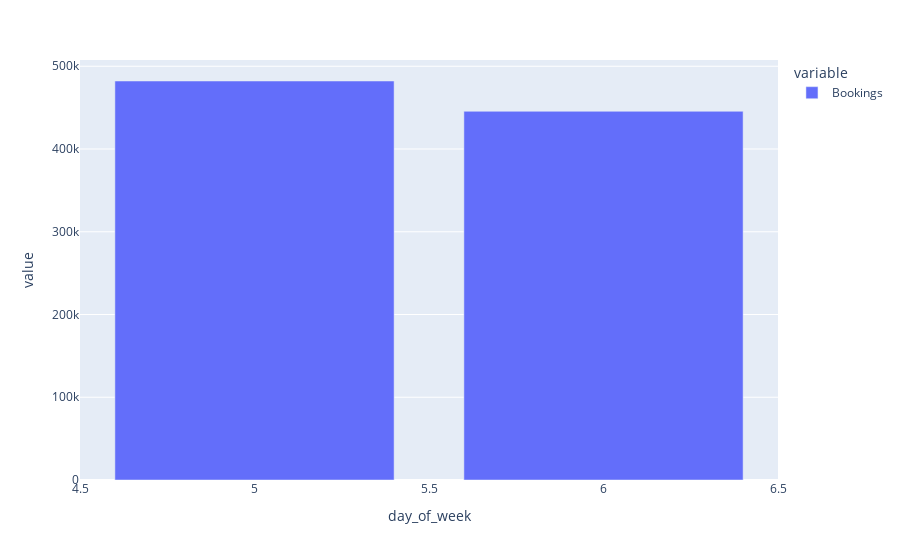

The code cell stored with this chart in its notebook:
### Code cell
df_weekend = df_day[~((df_day["day_of_week"] != 5) & (df_day["day_of_week"] != 6))]
df_viz_WeEnd = df_weekend.groupby("day_of_week")["Bookings"].sum()
px.bar(df_viz_WeEnd)

### Figure 1 — Plotly figure (JSON) as saved in the notebook; plotly's stock layout.template omitted (floating-point values rounded to 4 significant figures)
{"data": [{"alignmentgroup": "True", "hovertemplate": "variable=Bookings<br>day_of_week=%{x}<br>value=%{y}<extra></extra>", "legendgroup": "Bookings", "marker": {"color": "#636efa", "pattern": {"shape": ""}}, "name": "Bookings", "offsetgroup": "Bookings", "orientation": "v", "showlegend": true, "textposition": "auto", "type": "bar", "x": [5, 6], "xaxis": "x", "y": [482171, 445537], "yaxis": "y"}], "layout": {"barmode": "relative", "legend": {"title": {"text": "variable"}, "tracegroupgap": 0}, "margin": {"t": 60}, "xaxis": {"anchor": "y", "domain": [0, 1], "title": {"text": "day_of_week"}}, "yaxis": {"anchor": "x", "domain": [0, 1], "title": {"text": "value"}}}}
